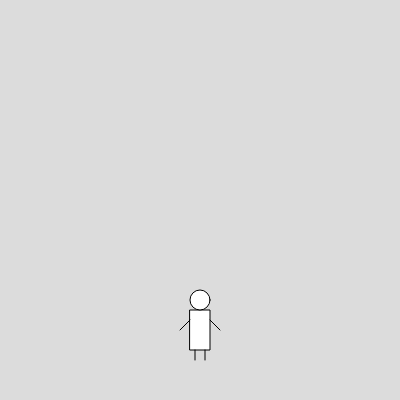
Frame 1 (no input)
Frame 60 (no input): identical to frame 1, image omitted
Frame 120 (the mouse pressed at the canvas centre since frame 60): identical to frame 1, image omitted

The p5.js sketch that drew this single still picture (run headless with seeded random() and noise() and a simulated clock; from frame 60 on, the mouse is pressed at the canvas centre):

// p5.js sketch
// ── sketch.js
let gameChar_x;
let gameChar_y;
let state;

function setup() {
    createCanvas(400, 400);
    gameChar_x = width / 2;
    gameChar_y = height - 50;
    
}

function draw() {
    background(220);
    switch (state){
      case 'drawJumping':
        drawJumping();
        break;
      case 'drawWalkingLeft':
        drawWalkingLeft();
        break;
      case 'drawWalkingRight':
        drawWalkingRight();
        break;
      case 'drawJumpingLeft':
        drawJumpingLeft();
        break;
      case 'drawJumpingRight':
        drawJumpingRight();
        break;
      default:
        drawStanding();
        break;
    }
}

function drawStanding() {
    // Тело
    rect(gameChar_x - 10, gameChar_y - 40, 20, 40);
    // Голова
    ellipse(gameChar_x, gameChar_y - 50, 20, 20);
    // Ноги
    line(gameChar_x - 5, gameChar_y, gameChar_x - 5, gameChar_y + 10);
    line(gameChar_x + 5, gameChar_y, gameChar_x + 5, gameChar_y + 10);
    // Руки
    line(gameChar_x - 10, gameChar_y - 30, gameChar_x - 20, gameChar_y - 20);
    line(gameChar_x + 10, gameChar_y - 30, gameChar_x + 20, gameChar_y - 20);
}

function drawJumping() {
    // Тело
    rect(gameChar_x - 10, gameChar_y - 60, 20, 40);
    // Голова
    ellipse(gameChar_x, gameChar_y - 70, 20, 20);
    // Ноги
    line(gameChar_x - 5, gameChar_y - 20, gameChar_x - 10, gameChar_y - 10);
    line(gameChar_x + 5, gameChar_y - 20, gameChar_x + 10, gameChar_y - 10);
    // Руки
    line(gameChar_x - 10, gameChar_y - 50, gameChar_x - 20, gameChar_y - 40);
    line(gameChar_x + 10, gameChar_y - 50, gameChar_x + 20, gameChar_y - 40);
}

function drawWalkingLeft() {
    // Тело
    rect(gameChar_x - 10, gameChar_y - 40, 20, 40);
    // Голова
    ellipse(gameChar_x, gameChar_y - 50, 20, 20);
    // Ноги
    line(gameChar_x - 5, gameChar_y, gameChar_x - 10, gameChar_y + 10);
    line(gameChar_x + 5, gameChar_y, gameChar_x + 5, gameChar_y + 10);
    // Руки
    line(gameChar_x - 10, gameChar_y - 30, gameChar_x - 20, gameChar_y - 20);
    line(gameChar_x + 10, gameChar_y - 30, gameChar_x + 10, gameChar_y - 20);
}

function drawWalkingRight() {
    // Тело
    rect(gameChar_x - 10, gameChar_y - 40, 20, 40);
    // Голова
    ellipse(gameChar_x, gameChar_y - 50, 20, 20);
    // Ноги
    line(gameChar_x - 5, gameChar_y, gameChar_x - 5, gameChar_y + 10);
    line(gameChar_x + 5, gameChar_y, gameChar_x + 10, gameChar_y + 10);
    // Руки
    line(gameChar_x - 10, gameChar_y - 30, gameChar_x - 10, gameChar_y - 20);
    line(gameChar_x + 10, gameChar_y - 30, gameChar_x + 20, gameChar_y - 20);
}

function drawJumpingLeft() {
    // Тело
    rect(gameChar_x - 10, gameChar_y - 60, 20, 40);
    // Голова
    ellipse(gameChar_x, gameChar_y - 70, 20, 20);
    // Ноги
    line(gameChar_x - 5, gameChar_y - 20, gameChar_x - 10, gameChar_y - 10);
    line(gameChar_x + 5, gameChar_y - 20, gameChar_x + 5, gameChar_y - 10);
    // Руки
    line(gameChar_x - 10, gameChar_y - 50, gameChar_x - 20, gameChar_y - 40);
    line(gameChar_x + 10, gameChar_y - 50, gameChar_x + 10, gameChar_y - 40);
}

function drawJumpingRight() {
    // Тело
    rect(gameChar_x - 10, gameChar_y - 60, 20, 40);
    // Голова
    ellipse(gameChar_x, gameChar_y - 70, 20, 20);
    // Ноги
    line(gameChar_x - 5, gameChar_y - 20, gameChar_x - 5, gameChar_y - 10);
    line(gameChar_x + 5, gameChar_y - 20, gameChar_x + 10, gameChar_y - 10);
    // Руки
    line(gameChar_x - 10, gameChar_y - 50, gameChar_x - 10, gameChar_y - 40);
    line(gameChar_x + 10, gameChar_y - 50, gameChar_x + 20, gameChar_y - 40);
}
function keyPressed() {
  if (key === 'h') {
    state = 'drawStanding';
  } else if (key === 'y') {
    state = 'drawJumping';
  } else if (key === 'g') {
    state = 'drawWalkingLeft';
  } else if (key === 'j') {
    state = 'drawWalkingRight';
  } else if (key === 't') {
    state = 'drawJumpingLeft'; 
  } else if (key === 'u') {
    state = 'drawJumpingRight'; // 
  }
} 
